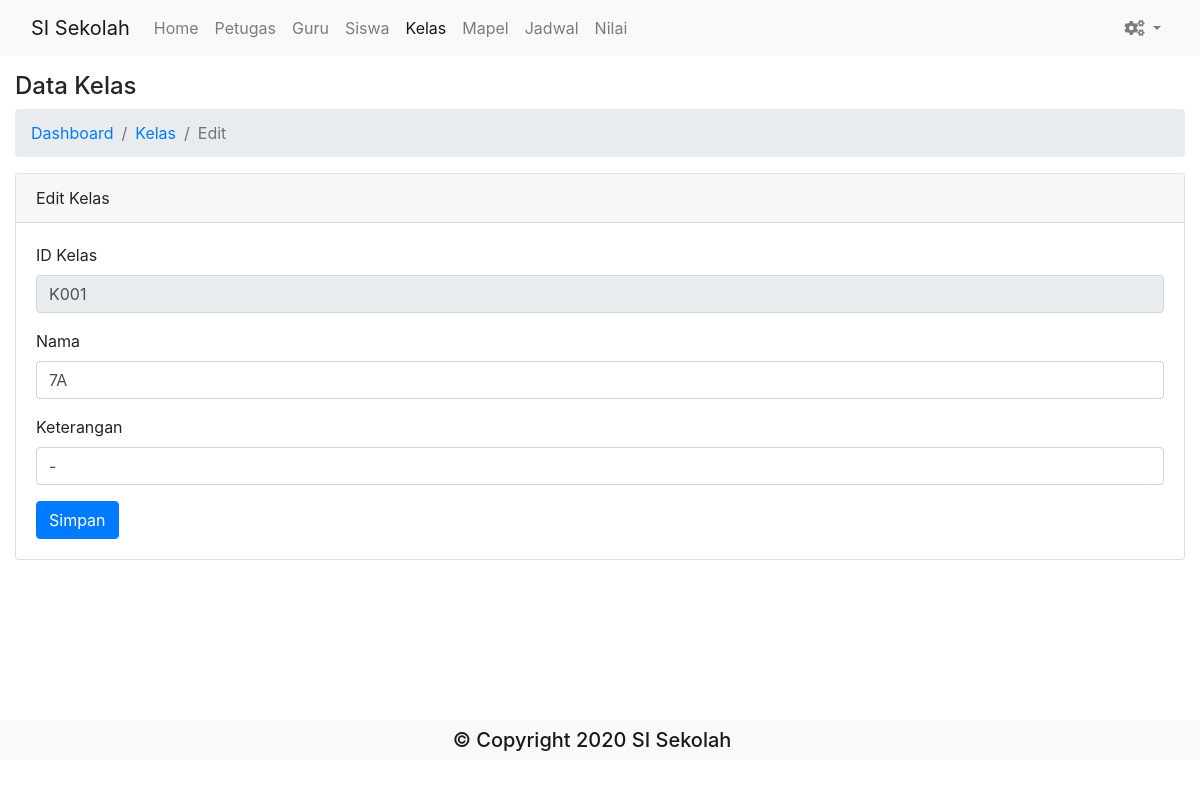
The app's page /index.php/kelas/edit/K001 with its own data.
### tables this page shows
CREATE TABLE `kelas` (
  `id_kelas` varchar(11) NOT NULL,
  `nama_kelas` varchar(50) NOT NULL,
  `keterangan` varchar(50) NOT NULL
);

### application/controllers/Kelas.php (called while the page is built, shortened)
<?php
class Kelas extends CI_Controller {
	public function __construct()
	{
		$this->load->model('Kelas_model');
	}
	public function edit($id = null)
	{
		$id = array('id_kelas' => $id);
		$data = [
			'title' => 'Ubah Kelas',
			'row' => $this->Kelas_model->getById($id)->row(),
		];
		$simpan = $this->input->post('simpan');
		if ($simpan != "") {
			$id_kelas = $this->input->post('id_kelas');
			$nama = $this->input->post('nama');
			$keterangan = $this->input->post('keterangan');
			$id = array('id_kelas' => $id_kelas);
			$data = [
				'nama_kelas' => $nama,
				'keterangan' => $keterangan,
			];
				$affected = $this->Kelas_model->update($data, $id);
				if ($affected > 0) {
					$this->session->set_flashdata('theme', 'success');
					$this->session->set_flashdata('message', 'Berhasil edit kelas');
					redirect("kelas");
				} else {
					$this->session->set_flashdata('theme', 'danger');
					$this->session->set_flashdata('message', 'Gagal edit kelas');
					redirect("kelas/edit/$id_kelas");
				}
		} else {
			$this->load->view('template/header', $data);
			$this->load->view('kelas/edit', $data);
			$this->load->view('template/footer');
		}
	}
}

### index.php (called while the page is built, shortened)
<?php
require_once BASEPATH.'core/CodeIgniter.php';

### application/models/Kelas_model.php (called while the page is built, shortened)
<?php
class Kelas_model extends CI_Model {
	private $table = 'kelas';
	public function getById($id)
	{
		return $this->db->get_where($this->table, $id);
	}
}

### application/views/kelas/edit.php (the view, shortened to what this page needs)
<div class="container-fluid mt-4">
	<h4>Data Kelas</h4>
	<nav aria-label="breadcrumb">
		<ol class="breadcrumb">
			<li class="breadcrumb-item"><a href="<?= site_url("dashboard") ?>">Dashboard</a></li>
			<li class="breadcrumb-item"><a href="<?= site_url("kelas") ?>">Kelas</a></li>
			<li class="breadcrumb-item active" aria-current="page">Edit</li>
		</ol>
	</nav>
	<div class="card mt-2">
		<div class="card-header">
			Edit Kelas
		</div>
		<div class="card-body">
			<form action="<?= site_url("kelas/edit") ?>" method="post">
				<div class="form-group">
					<label for="idKelas">ID Kelas</label>
					<input type="text" class="form-control" id="idKelas" name="id_kelas" value="<?= $row->id_kelas ?>" readonly>
				</div>
				<div class="form-group">
					<label for="nama">Nama</label>
					<input type="text" class="form-control" id="nama" name="nama" value="<?= $row->nama_kelas ?>">
				</div>
				<div class="form-group">
					<label for="keterangan">Keterangan</label>
					<input type="text" class="form-control" id="keterangan" name="keterangan" value="<?= $row->keterangan ?>">
				</div>
				<button type="submit" class="btn btn-primary" value="simpan" name="simpan">Simpan</button>
			</form>
		</div>
	</div>
</div>

### records on screen
kelas: id_kelas "K001", nama "7A", keterangan "-"
